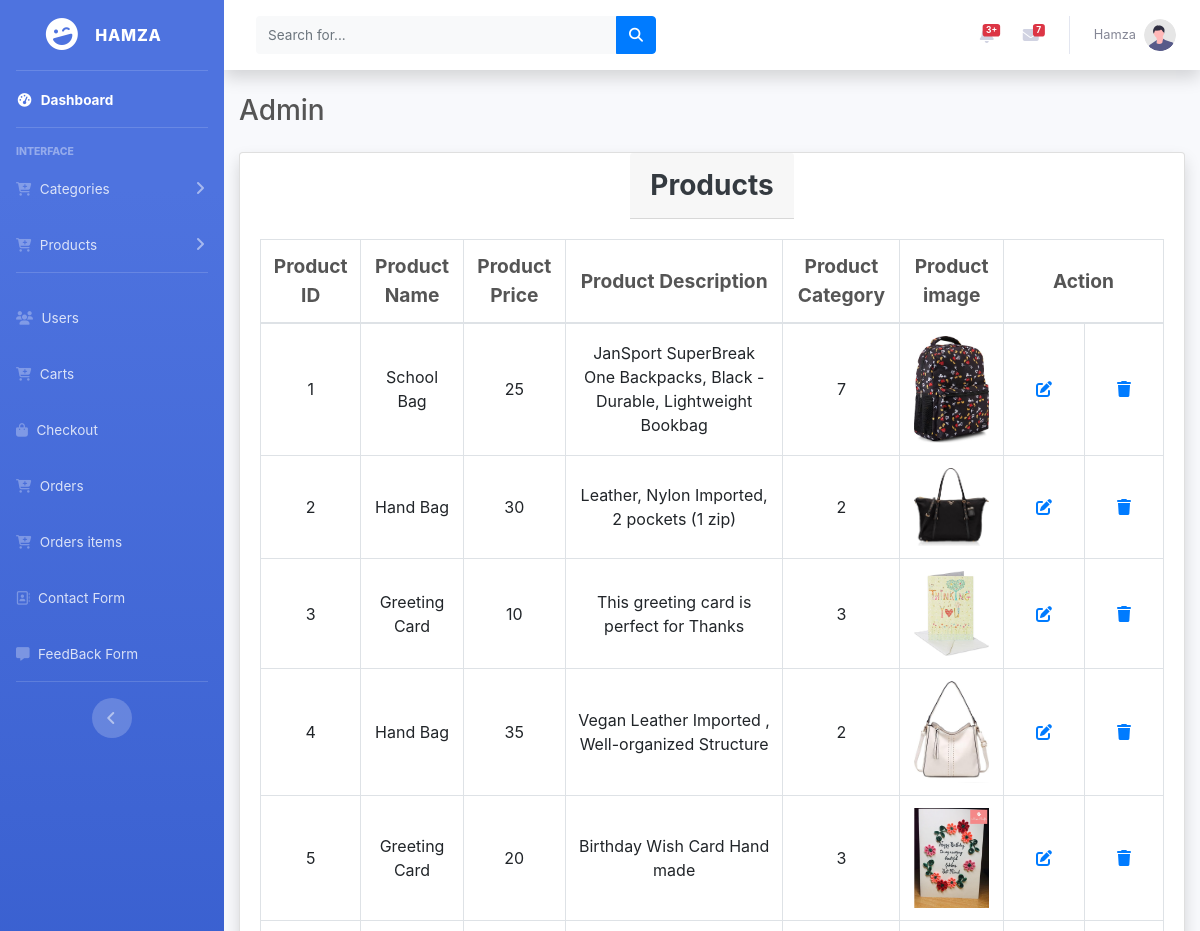
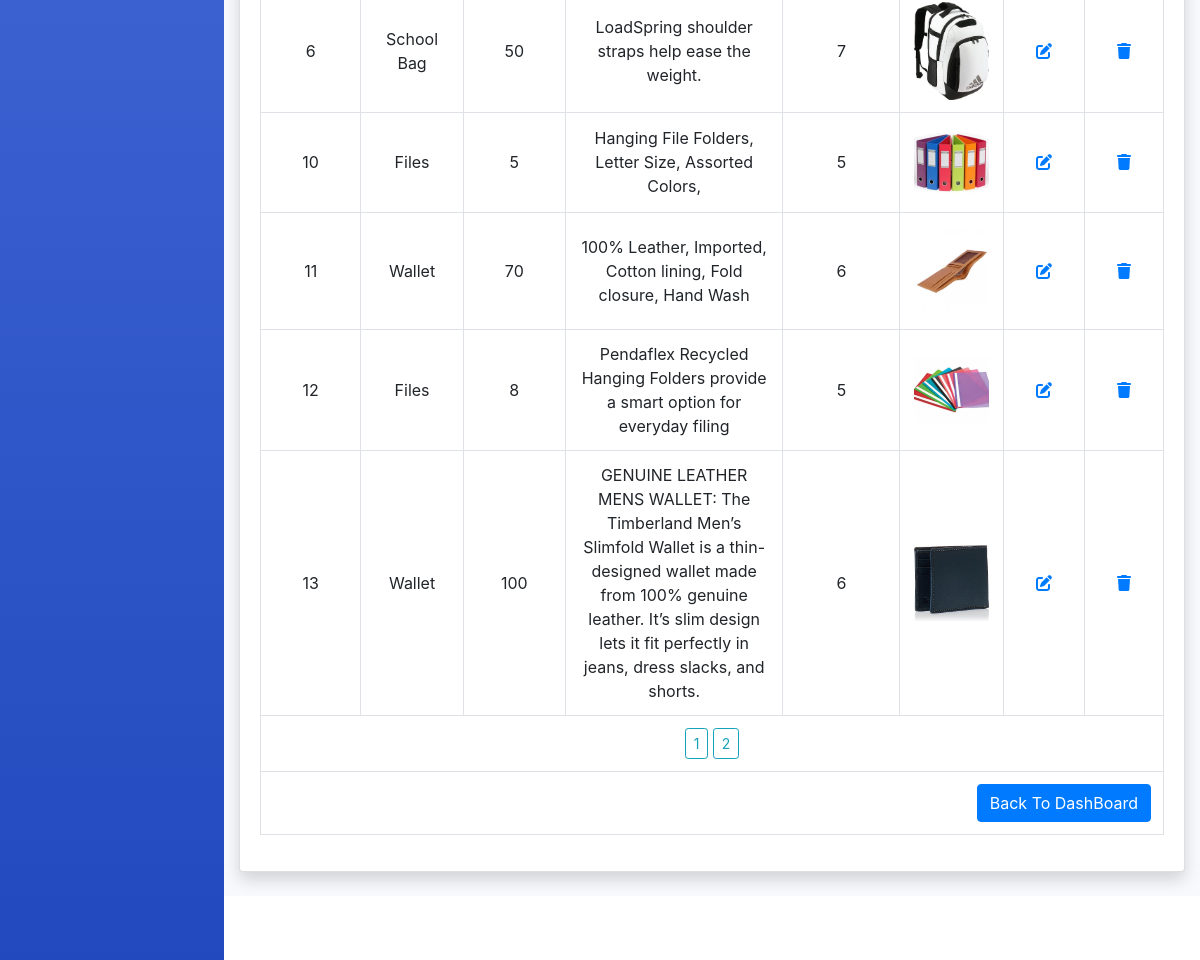
The page /Admin Dashboard Panel SB/dashboard_index.php?ViewProduct (signed in) on the database its author committed (2 pictures, top to bottom).
### tables this page shows
CREATE TABLE `product` (
  `p_id` int(255) NOT NULL,
  `p_name` varchar(255) NOT NULL,
  `p_price` varchar(255) NOT NULL,
  `p_des` varchar(255) NOT NULL,
  `p_cat` int(255) NOT NULL,
  `p_image` varchar(255) NOT NULL
);

### Admin Dashboard Panel SB/viewProduct.php (the view, shortened to what this page needs)
<!DOCTYPE html>
<html lang="en">
<head>
    <link href="vendor/fontawesome-free/css/all.min.css" rel="stylesheet" type="text/css">
    <link rel="stylesheet" href="https://cdnjs.cloudflare.com/ajax/libs/font-awesome/6.4.0/css/all.min.css">
    <link href="css/sb-admin-2.min.css" rel="stylesheet">
    <link rel="stylesheet" href="https://cdn.jsdelivr.net/npm/bootstrap@4.4.1/dist/css/bootstrap.min.css">
</head>
<body id="page-top">
    <div class="card shadow mb-4  d-flex justify-content-center align-items-center">
        <div class="card-header py-3">
            <h3 class="m-0 font-weight-bold text-dark">Products</h3>
        </div>
        <div class="card-body">
            <div class="table-responsive">
                <table class="text-center table table-bordered" id="dataTable" width="100%" cellspacing="0">
                    <thead>
                        <tr style="color: #555; font-size: 1.2rem;">
                            <th style="vertical-align: middle;">Product ID</th>
                            <th style="vertical-align: middle;">Product Name</th>
                            <th style="vertical-align: middle;">Product Price</th>
                            <th style="vertical-align: middle;">Product Description</th>
                            <th style="vertical-align: middle;">Product Category</th>
                            <th style="vertical-align: middle;">Product image</th>
                            <th style="vertical-align: middle;" colspan="2">Action</th>
                        </tr>
                    </thead>
                    <tbody>
                        <?php
                        include 'Connection.php';
                        $records_per_page = 10;
                        $current_page = isset($_GET['page']) ? $_GET['page'] : 1;
                        $offset = ($current_page - 1) * $records_per_page;
                        $select_product_data = mysqli_query($con, "SELECT * FROM `product` LIMIT $offset, $records_per_page");
                        while ($fetch_product_data = mysqli_fetch_assoc($select_product_data)) {
                        ?>
                            <tr>
                                <td style="vertical-align: middle;"> <?php echo $fetch_product_data['p_id'] ?></td>
                                <td style="vertical-align: middle;"> <?php echo $fetch_product_data['p_name'] ?></td>
                                <td style="vertical-align: middle;"> <?php echo $fetch_product_data['p_price'] ?></td>
                                <td style="vertical-align: middle;"> <?php echo $fetch_product_data['p_des'] ?></td>
                                <td style="vertical-align: middle;"> <?php echo $fetch_product_data['p_cat'] ?></td>
                                <td style="vertical-align: middle;"> <img src="Pimages/<?php echo  $fetch_product_data['p_image'] ?> " alt="" style="width: 75px;"> </td>
                                <td style="vertical-align: middle;"> <a href="UPDATEproduct.php?UPDATEidProduct=<?php echo $fetch_product_data['p_id'] ?>" title="Edit" style="padding: 20px;"><i class="fa-solid fa-pen-to-square"></i></a> </td>
                                <td style="vertical-align: middle;"> <a href="DELETEproduct.php?DELETEidProduct=<?php echo $fetch_product_data['p_id'] ?>" title="Remove" style="padding: 20px;"><i class="fa-solid fa-trash"></i></a> </td>
                            </tr>
                        <?php
                        }
                        ?>
                        <tr>
                            <td colspan="8" style="text-align: center;">
                                <?php
                                $total_records = mysqli_query($con, "SELECT COUNT(*) AS total FROM `product`")->fetch_assoc()['total'];
                                $total_pages = ceil($total_records / $records_per_page);
                                if ($total_pages > 1) {
                                    for ($i = 1; $i <= $total_pages; $i++) {
                                        echo "<a href='viewProduct.php?page=$i' class='btn btn-sm btn-outline-info'>$i</a> ";
                                    }
                                }
                                ?>
                            </td>
                        </tr>
                        <td colspan="8" style="text-align: right;">
                            <a href="dashboard_index.php" class="btn btn-primary">Back To DashBoard</a>
                        </td>
                    </tbody>
                </table>
            </div>
        </div>
</body>
</html>

### Admin Dashboard Panel SB/dashboard_index.php (shortened to what this page needs)
<!DOCTYPE html>
<html lang="en">
<head>
    <link href="vendor/fontawesome-free/css/all.min.css" rel="stylesheet" type="text/css">
    <link rel="stylesheet" href="https://cdnjs.cloudflare.com/ajax/libs/font-awesome/6.4.0/css/all.min.css">
    <link href="css/sb-admin-2.min.css" rel="stylesheet">
    <link rel="stylesheet" href="https://cdn.jsdelivr.net/npm/bootstrap@4.4.1/dist/css/bootstrap.min.css">
</head>
<body id="page-top">
    <div id="wrapper">
        <ul class="navbar-nav bg-gradient-primary sidebar sidebar-dark accordion" id="accordionSidebar">
            <a class="sidebar-brand d-flex align-items-center justify-content-center" href="dashboard_index.php">
                <div class="sidebar-brand-icon rotate-n-15">
                    <i class="fas fa-laugh-wink"></i>
                </div>
                <div class="sidebar-brand-text mx-3"> <?php echo $_SESSION['loginUserName']; ?> </div>
            </a>
            <hr class="sidebar-divider my-0">
            <li class="nav-item active">
                <a class="nav-link" href="dashboard_index.php">
                    <i class="fas fa-fw fa-tachometer-alt"></i>
                    <span>Dashboard</span></a>
            </li>
            <hr class="sidebar-divider">
            <div class="sidebar-heading">
                Interface
            </div>
            <?php
            include 'Connection.php';
            if ($_SESSION['loginRole'] == "Admin") {
                echo
                '
            <li class="nav-item">
                <a class="nav-link collapsed" href="#" data-toggle="collapse" data-target="#collapseOne" aria-expanded="true" aria-controls="collapseOne">
                    <i class="fa-solid fa-cart-plus"></i>
                    <span>Categories</span>
                </a>
            </li>
            <li class="nav-item">
                <a class="nav-link collapsed" href="#" data-toggle="collapse" data-target="#collapseTwo" aria-expanded="true" aria-controls="collapseTwo">
                    <i class="fa-solid fa-cart-plus"></i>
                    <span>Products</span>
                </a>
            </li>
            <hr class="sidebar-divider">
            <li class="nav-item">
                <a class="nav-link" href="dashboard_index.php?Users">
                    <i class="fa-solid fa-users"></i>
                    <span>Users</span></a>
            </li>
            <li class="nav-item">
                <a class="nav-link" href="dashboard_index.php?Carts">
                <i class="fa-solid fa-cart-plus"></i>
                    <span>Carts</span></a>
            </li>
            <li class="nav-item">
                <a class="nav-link" href="dashboard_index.php?Checkout">
                <i class="fa-solid fa-bag-shopping"></i>
                    <span>Checkout</span></a>
            </li>
            <li class="nav-item">
                <a class="nav-link" href="dashboard_index.php?Orders">
                <i class="fa-solid fa-cart-plus"></i>
                    <span>Orders</span></a>
            </li>
            <li class="nav-item">
                <a class="nav-link" href="dashboard_index.php?OrdersItem">
                <i class="fa-solid fa-cart-plus"></i>
                    <span>Orders items</span></a>
            </li>
            <li class="nav-item">
                <a class="nav-link" href="dashboard_index.php?ContactForm">
                    <i class="fa-regular fa-address-book"></i>
                    <span>Contact Form</span></a>
            </li>
            <li class="nav-item">
                <a class="nav-link" href="dashboard_index.php?feedBackForm">
                    <i class="fa-solid fa-message"></i>
                    <span>FeedBack Form</span></a>
            </li>
            <hr class="sidebar-divider d-none d-md-block">
            <div class="text-center d-none d-md-inline">
                <button class="rounded-circle border-0" id="sidebarToggle"></button>
            </div>
        </ul>
                ';
            } else if (($_SESSION['loginRole'] == 'Employee')) {
                echo
                '
            <li class="nav-item">
                <a class="nav-link" href="dashboard_index.php?ContactForm">
                    <i class="fa-regular fa-address-book"></i>
                    <span>Contact Form</span></a>
            </li>
            <li class="nav-item">
                <a class="nav-link" href="dashboard_index.php?feedBackForm">
                    <i class="fa-solid fa-message"></i>
                    <span>FeedBack Form</span></a>
            </li>
            <li class="nav-item">
                <a class="nav-link" href="dashboard_index.php?Checkout">
                <i class="fa-solid fa-bag-shopping"></i>
                    <span>Checkout</span></a>
            </li>
            <li class="nav-item">
                <a class="nav-link" href="dashboard_index.php?Orders">
                <i class="fa-solid fa-cart-plus"></i>
                    <span>Orders</span></a>
            </li>
            <li class="nav-item">
                <a class="nav-link" href="dashboard_index.php?OrdersItem">
                <i class="fa-solid fa-cart-plus"></i>
                    <span>Orders items</span></a>
            </li>
            <hr class="sidebar-divider d-none d-md-block">
            <div class="text-center d-none d-md-inline">
                <button class="rounded-circle border-0" id="sidebarToggle"></button>
            </div>
        </ul>
                ';
            } else {
                echo "Error 404 [ echo ]";
            }
            ?>
            <div id="content-wrapper" class="d-flex flex-column">
                <div id="content">
                    <nav class="navbar navbar-expand navbar-light bg-white topbar mb-4 static-top shadow">
                        <?php
                        include 'dashboard_search_navbar.php';
                        ?>
                        <ul class="navbar-nav ml-auto">
                            <li class="nav-item dropdown no-arrow mx-1">
                                <a class="nav-link dropdown-toggle" href="#" id="alertsDropdown" role="button" data-toggle="dropdown" aria-haspopup="true" aria-expanded="false">
                                    <span class="badge badge-danger badge-counter">3+</span>
                                </a>
                            </li>
                            <li class="nav-item dropdown no-arrow mx-1">
                                <a class="nav-link dropdown-toggle" href="#" id="messagesDropdown" role="button" data-toggle="dropdown" aria-haspopup="true" aria-expanded="false">
                                    <i class="fas fa-envelope fa-fw"></i>
                                    <span class="badge badge-danger badge-counter">7</span>
                                </a>
                            </li>
                            <li class="nav-item dropdown no-arrow">
                                <a class="nav-link dropdown-toggle" href="#" id="userDropdown" role="button" data-toggle="dropdown" aria-haspopup="true" aria-expanded="false">
                                    <span class="mr-2 d-none d-lg-inline text-gray-600 small"> <?php echo $_SESSION['loginUserName']; ?> </span>
                                    <img class="img-profile rounded-circle" src="img/undraw_profile.svg">
                                </a>
                            </li>
                        </ul>
                    </nav>
                    <div class="container-fluid">
                        <div class="d-sm-flex align-items-center justify-content-between mb-4">
                            <h1 class="h3 mb-0" style="color: #555;"> <?php echo $_SESSION['loginRole']; ?> </h1>
                        </div>
                        <?php
                        if (isset($_GET['AddProduct'])) {
                            include 'addProduct.php';
                        } else if (isset($_GET['ViewProduct'])) {
                            include 'viewProduct.php';
                        } else if (isset($_GET['AddCategory'])) {
                            include 'addCategory.php';
                        } else if (isset($_GET['ViewCategory'])) {
                            include 'ViewCategory.php';
                        } else if (isset($_GET['ContactForm'])) {
                            include 'ContactForm.php';
                        } else if (isset($_GET['Users'])) {
                            include 'Users.php';
                        } else if (isset($_GET['feedBackForm'])) {
                            include 'feedBackForm.php';
                        } else if (isset($_GET['Carts'])) {
                            include 'Carts.php';
                        } else if (isset($_GET['Checkout'])) {
                            include 'CheckoutData.php';
                        } else if (isset($_GET['Orders'])) {
                            include 'OrdersData.php';
                        } else if (isset($_GET['OrdersItem'])) {
                            include 'order_item.php';
                        }
                        ?>
                    </div>
                </div>
                <footer class="sticky-footer bg-white">
                </footer>
            </div>
    </div>
</body>
</html>

### Admin Dashboard Panel SB/dashboard_search_navbar.php
<form class="d-none d-sm-inline-block form-inline mr-auto ml-md-3 my-2 my-md-0 mw-100 navbar-search" action="dashboard_search.php">
    <div class="input-group">
        <input type="text" class="form-control bg-light border-0 small" name="dashboard_search" placeholder="Search for..." aria-label="Search" aria-describedby="basic-addon2">
        <div class="input-group-append">
            <button class="btn btn-primary" type="button">
                <i class="fas fa-search fa-sm"></i>
            </button>
        </div>
    </div>
</form>

### rows shown on the page
product: p_id "1", p_name "School Bag", p_price "25", p_des "JanSport SuperBreak One Backpacks, Black - Durable, Lightweight Bookbag", p_cat "7", p_image (picture)
product: p_id "2", p_name "Hand Bag", p_price "30", p_des "Leather, Nylon Imported, 2 pockets (1 zip)", p_cat "2", p_image (picture)
product: p_id "3", p_name "Greeting Card", p_price "10", p_des "This greeting card is perfect for Thanks", p_cat "3", p_image (picture)
product: p_id "4", p_name "Hand Bag", p_price "35", p_des "Vegan Leather Imported , Well-organized Structure", p_cat "2", p_image (picture)
product: p_id "5", p_name "Greeting Card", p_price "20", p_des "Birthday Wish Card Hand made", p_cat "3", p_image (picture)
product: p_id "6", p_name "School Bag", p_price "50", p_des "LoadSpring shoulder straps help ease the weight.", p_cat "7", p_image (picture)
product: p_id "10", p_name "Files", p_price "5", p_des "Hanging File Folders, Letter Size, Assorted Colors,", p_cat "5", p_image (picture)
product: p_id "11", p_name "Wallet", p_price "70", p_des "100% Leather, Imported, Cotton lining, Fold closure, Hand Wash", p_cat "6", p_image (picture)
product: p_id "12", p_name "Files", p_price "8", p_des "Pendaflex Recycled Hanging Folders provide a smart option for everyday filing", p_cat "5", p_image (picture)
product: p_id "13", p_name "Wallet", p_price "100", p_des "GENUINE LEATHER MENS WALLET: The Timberland Men’s Slimfold Wallet is a thin-designed wallet made from 100% genuine leather. It’s slim design lets it fit perfectly in jeans, dress slacks, and shorts.", p_cat "6", p_image (picture)

### other values the page prints
$_SESSION['loginUserName'] "HAMZA"
$_SESSION['loginUserName'] "Hamza"
$_SESSION['loginRole'] "Admin"
